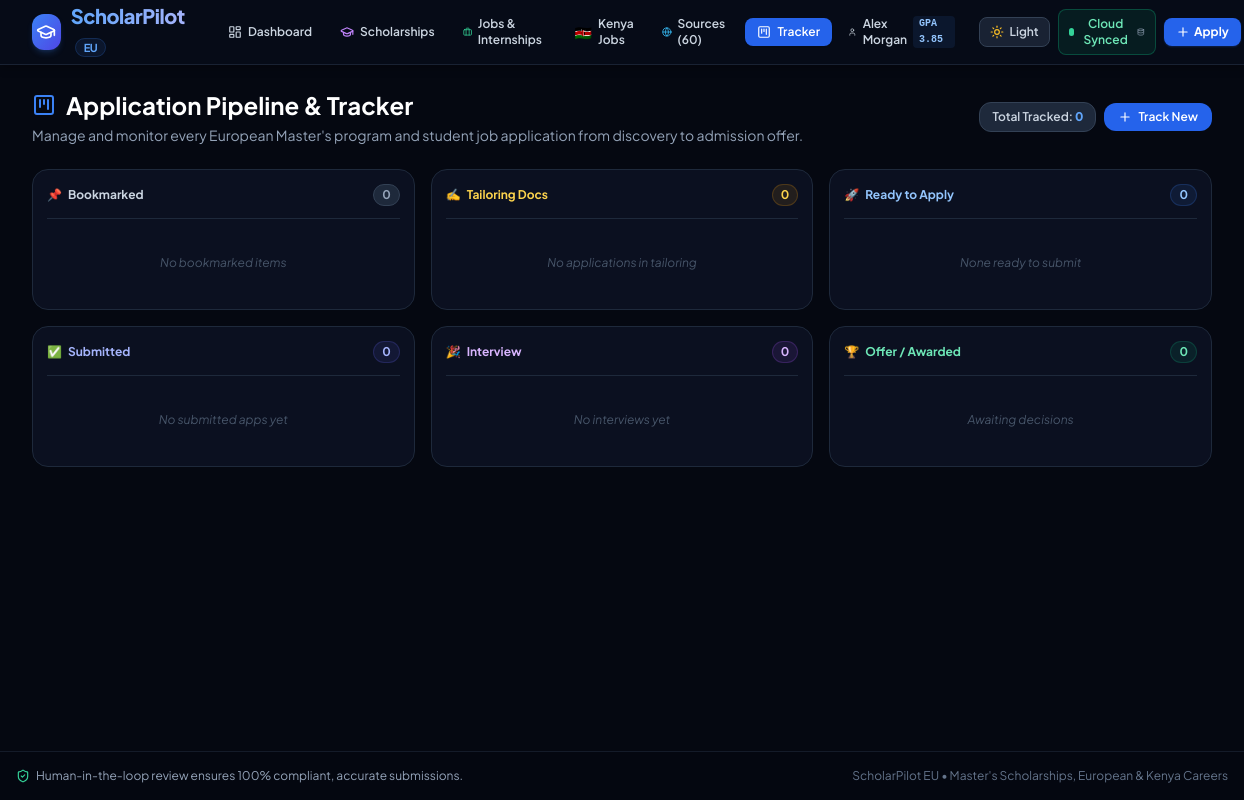
Before: /applications with the older database file.
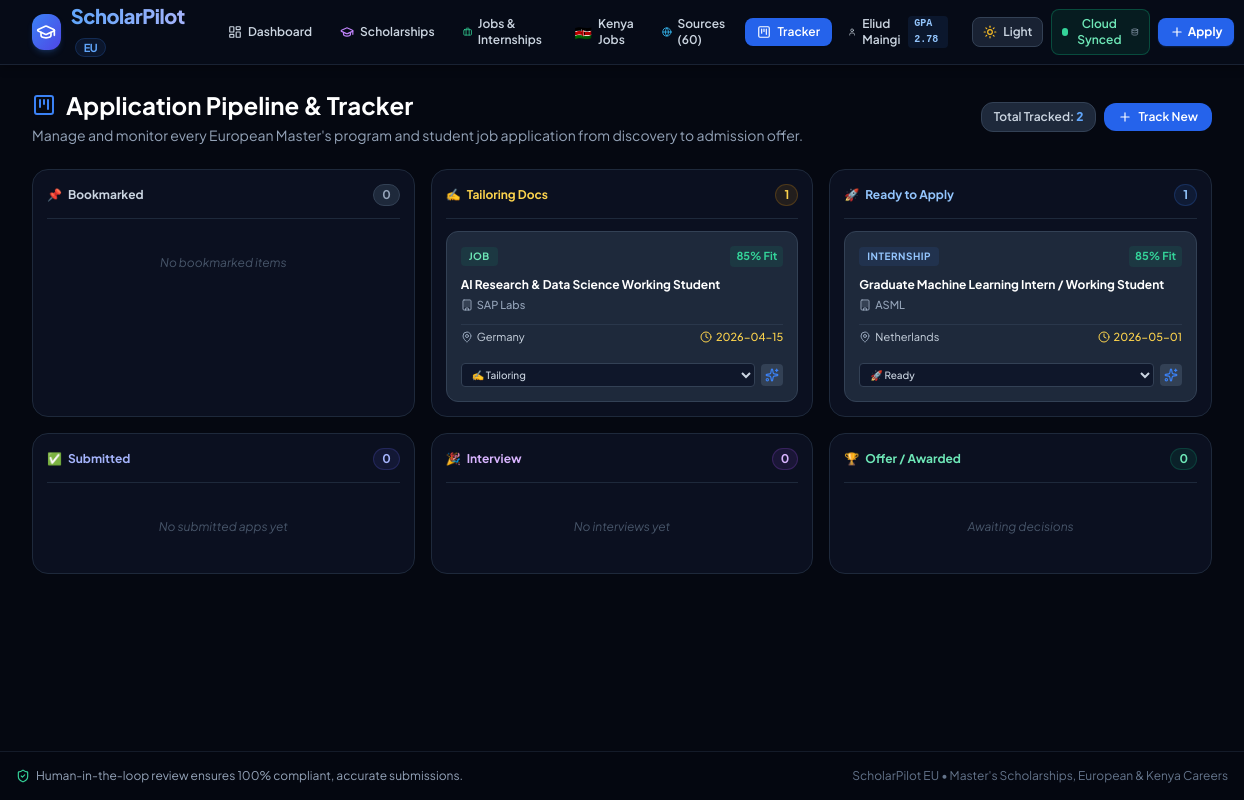
After: the same page with the newer database file.
### tables this page shows
CREATE TABLE profile (
        id INTEGER PRIMARY KEY,
        full_name TEXT DEFAULT '',
        email TEXT DEFAULT '',
        phone TEXT DEFAULT '',
        location TEXT DEFAULT '',
        nationality TEXT DEFAULT '',
        linkedin_url TEXT DEFAULT '',
        github_url TEXT DEFAULT '',
        portfolio_url TEXT DEFAULT '',
        target_degree TEXT DEFAULT 'Master of Science',
        target_field TEXT DEFAULT 'Computer Science / AI / Data Science',
        target_countries TEXT DEFAULT '["Germany", "Netherlands", "Sweden", "United Kingdom"]',
        gpa REAL DEFAULT 3.7,
        gpa_scale REAL DEFAULT 4.0,
        bachelor_degree TEXT DEFAULT 'B.Sc. in Computer Science & Engineering',
        bachelor_university TEXT DEFAULT 'State University of Technology',
        graduation_year INTEGER DEFAULT 2025,
        ielts_score REAL DEFAULT 7.5,
        toefl_score INTEGER DEFAULT 105,
        gre_score INTEGER DEFAULT 320,
        skills TEXT DEFAULT '["Python", "Machine Learning", "FastAPI", "JavaScript", "Data Structures", "SQL", "Git"]',
        research_interests TEXT DEFAULT 'Applied Machine Learning, Distributed Systems, Responsible AI, Computer Vision',
        work_experience TEXT DEFAULT '[]',
        leadership_experience TEXT DEFAULT '[]',
        raw_cv_text TEXT DEFAULT '',
        updated_at TIMESTAMP DEFAULT CURRENT_TIMESTAMP
    );

CREATE TABLE applications (
        id INTEGER PRIMARY KEY AUTOINCREMENT,
        opportunity_id INTEGER NOT NULL,
        status TEXT DEFAULT 'bookmarked', -- 'bookmarked', 'tailoring', 'ready', 'applied', 'interview', 'accepted', 'rejected'
        match_score INTEGER DEFAULT 85,
        notes TEXT DEFAULT '',
        submission_date TEXT DEFAULT '',
        created_at TIMESTAMP DEFAULT CURRENT_TIMESTAMP,
        updated_at TIMESTAMP DEFAULT CURRENT_TIMESTAMP,
        FOREIGN KEY(opportunity_id) REFERENCES opportunities(id) ON DELETE CASCADE
    );

CREATE TABLE opportunities (
        id INTEGER PRIMARY KEY AUTOINCREMENT,
        title TEXT NOT NULL,
        organization TEXT NOT NULL,
        type TEXT NOT NULL, -- 'scholarship', 'job', 'internship'
        country TEXT NOT NULL,
        city TEXT DEFAULT '',
        deadline TEXT DEFAULT '',
        funding_type TEXT DEFAULT 'fully_funded', -- 'fully_funded', 'partial', 'paid', 'tuition_waiver'
        stipend_amount TEXT DEFAULT '',
        degree_level TEXT DEFAULT 'Master',
        requirements TEXT DEFAULT '[]',
        description TEXT DEFAULT '',
        url TEXT DEFAULT '',
        source TEXT DEFAULT 'Curated',
        is_bookmarked INTEGER DEFAULT 0,
        created_at TIMESTAMP DEFAULT CURRENT_TIMESTAMP
    );

### app/main.py (the view)
@app.get("/applications", response_class=HTMLResponse)
async def applications_tracker_page(request: Request):
    profile = get_profile_data()
    conn = get_db()
    cursor = conn.cursor()
    cursor.execute("""
    SELECT a.*, o.title as opp_title, o.organization as opp_org, o.country as opp_country,
           o.deadline as opp_deadline, o.type as opp_type, o.funding_type, o.stipend_amount, o.url as opp_url
    FROM applications a
    JOIN opportunities o ON a.opportunity_id = o.id
    ORDER BY a.updated_at DESC
    """)
    apps = [dict(r) for r in cursor.fetchall()]
    columns = {
        "bookmarked": [],
        "tailoring": [],
        "ready": [],
        "applied": [],
        "interview": [],
        "accepted": []
    }
    for a in apps:
        status = a.get("status", "bookmarked")
        if status in columns:
            columns[status].append(a)
        else:
            columns["bookmarked"].append(a)
    conn.close()
    return templates.TemplateResponse(
        request=request,
        name="applications.html",
        context={
            "profile": profile,
            "columns": columns,
            "total_tracked": len(apps),
            "supabase_connected": is_supabase_configured(),
            "supabase_url": get_supabase_url(),
            "active_tab": "applications"
        }
    )

### app/templates/applications.html (shortened to what the changed rows need)
{% extends "base.html" %}
{% block content %}
<div class="space-y-6">
    <div class="flex flex-col sm:flex-row sm:items-center justify-between gap-4">
        <div>
            <h1 class="text-2xl font-bold text-slate-900 dark:text-white flex items-center gap-2.5">
                <i data-lucide="kanban-square" class="w-6 h-6 text-blue-500"></i>
                Application Pipeline & Tracker
            </h1>
        </div>
        <div class="flex items-center gap-2">
            <span class="text-xs font-semibold px-3 py-1.5 rounded-xl bg-white dark:bg-slate-800 text-slate-700 dark:text-slate-300 border border-slate-200 dark:border-slate-700 shadow-xs">
                Total Tracked: <b class="text-blue-600 dark:text-blue-400">{{ total_tracked }}</b>
            </span>
        </div>
    </div>
    <div class="grid grid-cols-1 md:grid-cols-2 lg:grid-cols-3 xl:grid-cols-6 gap-4 overflow-x-auto pb-6">
        <div class="bg-slate-100/70 dark:bg-slate-900/60 border border-slate-200 dark:border-slate-800 rounded-2xl p-3.5 flex flex-col min-w-[240px]">
            <div class="flex items-center justify-between pb-3 border-b border-slate-200 dark:border-slate-800 mb-3">
                <div class="flex items-center gap-1.5 text-xs font-bold text-amber-700 dark:text-amber-300">
                    <span>✍️</span>
                    <span>Tailoring Docs</span>
                </div>
                <span class="text-xs font-bold bg-amber-500/10 text-amber-700 dark:text-amber-300 px-2 py-0.5 rounded-full border border-amber-500/20">{{ columns.tailoring|length }}</span>
            </div>
            <div class="space-y-3 flex-1">
                {% for app in columns.tailoring %}
                {% include "partials/kanban_card.html" %}
                {% else %}
                <div class="text-center py-6 text-slate-400 dark:text-slate-600 text-xs italic">No applications in tailoring</div>
                {% endfor %}
            </div>
        </div>
        <div class="bg-slate-100/70 dark:bg-slate-900/60 border border-slate-200 dark:border-slate-800 rounded-2xl p-3.5 flex flex-col min-w-[240px]">
            <div class="flex items-center justify-between pb-3 border-b border-slate-200 dark:border-slate-800 mb-3">
                <div class="flex items-center gap-1.5 text-xs font-bold text-blue-700 dark:text-blue-300">
                    <span>🚀</span>
                    <span>Ready to Apply</span>
                </div>
                <span class="text-xs font-bold bg-blue-500/10 text-blue-700 dark:text-blue-300 px-2 py-0.5 rounded-full border border-blue-500/20">{{ columns.ready|length }}</span>
            </div>
            <div class="space-y-3 flex-1">
                {% for app in columns.ready %}
                {% include "partials/kanban_card.html" %}
                {% else %}
                <div class="text-center py-6 text-slate-400 dark:text-slate-600 text-xs italic">None ready to submit</div>
                {% endfor %}
            </div>
        </div>
    </div>
</div>
{% endblock %}

### app/templates/base.html (shortened to what the changed rows need)
<!DOCTYPE html>
<html lang="en" class="dark h-full">
<head>
    <script src="https://cdn.tailwindcss.com"></script>
</head>
<body class="h-full flex flex-col antialiased selection:bg-blue-600 selection:text-white">
    <header class="border-b sticky top-0 z-50 backdrop-blur-md">
        <div class="max-w-7xl mx-auto px-4 sm:px-6 lg:px-8 h-16 flex items-center justify-between gap-3">
            <div class="flex items-center gap-4 lg:gap-6">
                <nav class="hidden md:flex items-center gap-1">
                    <a href="/profile" class="px-3 py-1.5 rounded-lg text-xs font-semibold transition-all flex items-center gap-1.5 {% if active_tab == 'profile' %}bg-blue-600 text-white shadow-sm{% else %}text-slate-600 hover:text-slate-900 hover:bg-slate-100 dark:text-slate-300 dark:hover:text-white dark:hover:bg-slate-800/80{% endif %}">
                        <i data-lucide="user" class="w-3.5 h-3.5"></i>
                        <span>{{ profile.full_name or 'My Profile' }}</span>
                        {% if profile.gpa %}
                        <span class="text-[10px] px-1.5 py-0.2 bg-blue-500/10 text-blue-600 dark:text-blue-300 rounded font-mono font-bold">GPA {{ profile.gpa }}</span>
                        {% endif %}
                    </a>
                </nav>
            </div>
        </div>
    </header>
    <main class="flex-1 max-w-7xl w-full mx-auto px-4 sm:px-6 lg:px-8 py-6">
        {% block content %}{% endblock %}
    </main>
</body>
</html>

### app/templates/partials/kanban_card.html (shortened to what this page needs)
<div class="bg-white dark:bg-slate-800 border border-slate-200 dark:border-slate-700 hover:border-blue-400 dark:hover:border-slate-600 rounded-xl p-3.5 space-y-2.5 transition-all shadow-xs hover:shadow-sm group">
    <div class="flex items-center justify-between gap-1">
        <span class="text-[10px] font-bold uppercase tracking-wider px-2 py-0.5 rounded {% if app.opp_type == 'scholarship' %}bg-purple-500/10 text-purple-700 dark:text-purple-300{% elif app.opp_type == 'job' %}bg-emerald-500/10 text-emerald-700 dark:text-emerald-300{% else %}bg-blue-500/10 text-blue-700 dark:text-blue-300{% endif %}">
            {{ app.opp_type }}
        </span>
        <span class="text-[11px] font-bold text-emerald-700 dark:text-emerald-400 bg-emerald-500/10 px-1.5 py-0.5 rounded">
            {{ app.match_score }}% Fit
        </span>
    </div>
    <div>
        <h4 class="text-xs font-bold text-slate-900 dark:text-white group-hover:text-blue-600 dark:group-hover:text-blue-400 transition-colors line-clamp-2 leading-snug">
            <a href="/copilot/{{ app.opportunity_id }}">{{ app.opp_title }}</a>
        </h4>
        <div class="text-[11px] text-slate-500 dark:text-slate-400 mt-1 flex items-center gap-1 font-medium">
            <i data-lucide="building" class="w-3 h-3 text-slate-400"></i>
            <span class="truncate">{{ app.opp_org }}</span>
        </div>
    </div>
    <div class="text-[11px] text-slate-600 dark:text-slate-300 flex items-center justify-between pt-1 border-t border-slate-100 dark:border-slate-700/60">
        <span class="flex items-center gap-1">
            <i data-lucide="map-pin" class="w-3 h-3 text-slate-400"></i> {{ app.opp_country }}
        </span>
        {% if app.opp_deadline %}
        <span class="text-amber-700 dark:text-amber-300 font-medium flex items-center gap-1">
            <i data-lucide="clock" class="w-3 h-3"></i> {{ app.opp_deadline }}
        </span>
        {% endif %}
    </div>
    <div class="pt-2 flex items-center justify-between gap-1.5">
        <select onchange="moveCardStatus({{ app.id }}, this.value)" class="text-[10px] bg-slate-50 dark:bg-slate-900 border border-slate-300 dark:border-slate-700 rounded px-1.5 py-1 text-slate-800 dark:text-slate-300 focus:outline-none focus:border-blue-500 w-full font-medium">
            <option value="tailoring" {% if app.status == 'tailoring' %}selected{% endif %}>✍️ Tailoring</option>
            <option value="ready" {% if app.status == 'ready' %}selected{% endif %}>🚀 Ready</option>
        </select>
        <a href="/copilot/{{ app.opportunity_id }}" class="p-1 rounded bg-slate-100 hover:bg-slate-200 dark:bg-slate-700 dark:hover:bg-slate-600 text-slate-700 dark:text-slate-200 transition-colors flex-shrink-0" title="Open Copilot Studio">
            <i data-lucide="sparkles" class="w-3.5 h-3.5 text-blue-500"></i>
        </a>
    </div>
</div>

Changed rows visible on the page:
changed profile: full_name "Alex Morgan" → "Eliud Maingi"; gpa "3.85" → "2.78"
added applications: opp_type "JOB", match_score "85", opp_title "AI Research & Data Science Working Student", opp_org "SAP Labs", opp_country "Germany", opp_deadline "2026-04-15", status+id "✍️ Tailoring", shown under "Application Pipeline & Tracker"
added applications: opp_type "INTERNSHIP", match_score "85", opp_title "Graduate Machine Learning Intern / Working Student", opp_org "ASML", opp_country "Netherlands", opp_deadline "2026-05-01", status+id "🚀 Ready"
Other visible differences:
{{ total_tracked }}: "0" → "2"
{{ columns.tailoring|length }}: "0" → "1"
{{ columns.ready|length }}: "0" → "1"
text no longer shown: "No applications in tailoring None ready to submit"
